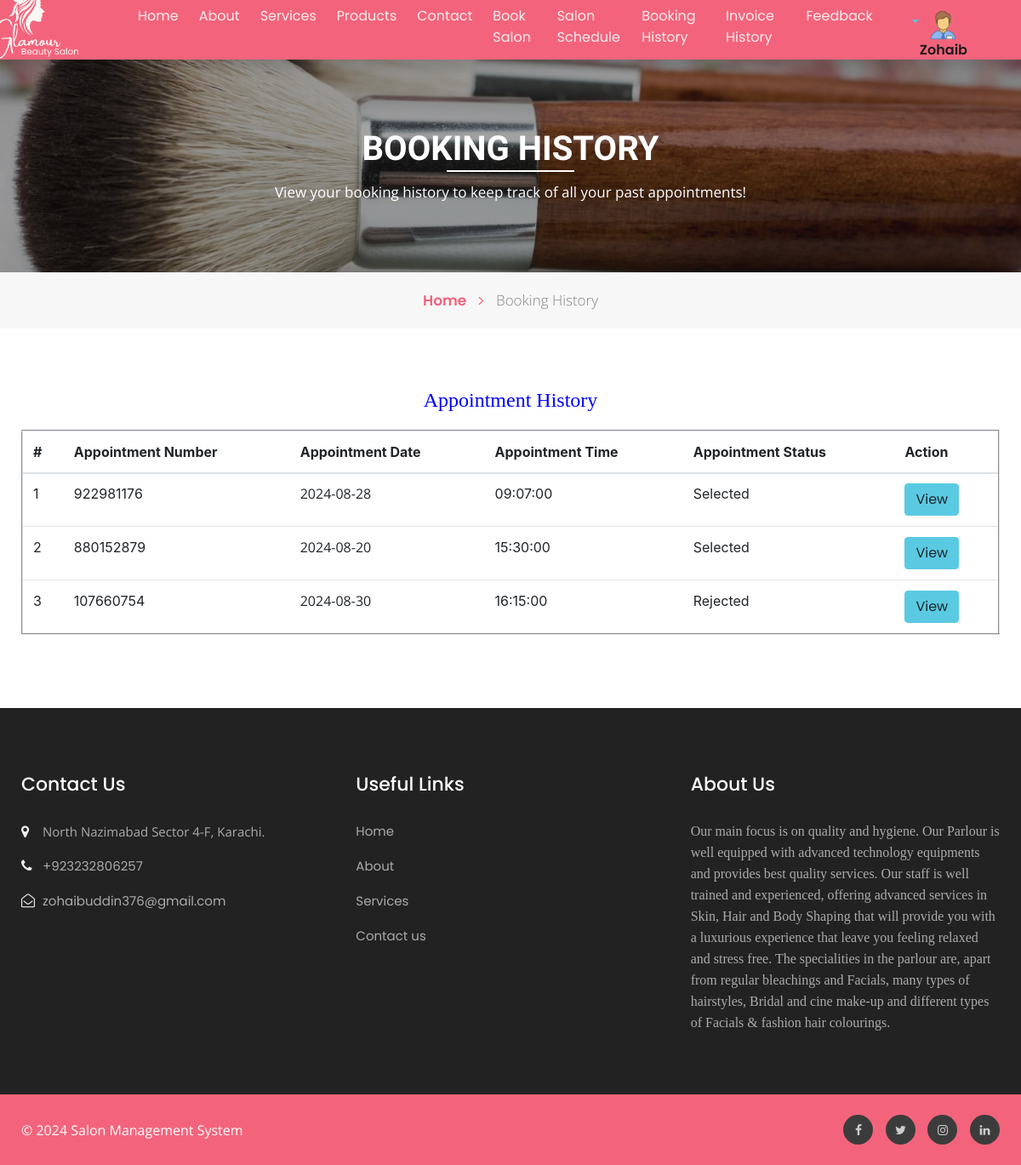
The page /bpms/booking-history.php (signed in) on the database its author committed.
### tables this page shows
CREATE TABLE `tbluser` (
  `ID` int(10) NOT NULL,
  `FirstName` varchar(120) DEFAULT NULL,
  `LastName` varchar(250) DEFAULT NULL,
  `MobileNumber` bigint(10) DEFAULT NULL,
  `Email` varchar(120) DEFAULT NULL,
  `Password` varchar(120) DEFAULT NULL,
  `RegDate` timestamp NULL DEFAULT current_timestamp(),
  `balance` float DEFAULT 1500
);

CREATE TABLE `tblbook` (
  `ID` int(10) NOT NULL,
  `UserID` int(10) DEFAULT NULL,
  `AptNumber` int(10) DEFAULT NULL,
  `AptDate` date DEFAULT NULL,
  `AptTime` time DEFAULT NULL,
  `Message` mediumtext DEFAULT NULL,
  `BookingDate` timestamp NULL DEFAULT current_timestamp(),
  `Remark` varchar(250) DEFAULT NULL,
  `Status` varchar(250) DEFAULT NULL,
  `RemarkDate` timestamp NULL DEFAULT NULL ON UPDATE current_timestamp()
);

CREATE TABLE `tblpage` (
  `ID` int(10) NOT NULL,
  `PageType` varchar(200) DEFAULT NULL,
  `PageTitle` mediumtext DEFAULT NULL,
  `PageDescription` mediumtext DEFAULT NULL,
  `Email` varchar(200) DEFAULT NULL,
  `MobileNumber` bigint(10) DEFAULT NULL,
  `UpdationDate` date DEFAULT NULL,
  `Timing` varchar(200) NOT NULL
);

### bpms/booking-history.php (the view, shortened to what this page needs)
<?php
include('includes/dbconnection.php');
if (strlen($_SESSION['bpmsuid']==0)) {
  header('location:logout.php');
  } else{
  ?>
<!doctype html>
<html lang="en">
  <head>
    <?php require('includes/links.php') ?>
  </head>
  <body id="home">
<?php include_once('includes/header.php');?>
<section class="w3l-inner-banner-main">
    <div class="about-inner contact ">
        <div class="container">
            <div class="main-titles-head text-center">
            <h3 class="header-name ">
 Booking History
            </h3>
            <div class="h-line bg-white"></div>
            <p class="tiltle-para ">View your booking history to keep track of all your past appointments!</p>
        </div>
</div>
</div>
<div class="breadcrumbs-sub">
<div class="container">
<ul class="breadcrumbs-custom-path">
    <li class="right-side propClone"><a href="index.php" class="">Home <span class="fa fa-angle-right" aria-hidden="true"></span></a> <p></li>
    <li class="active ">
        Booking History</li>
</ul>
</div>
</div>
</section>
<section class="w3l-contact-info-main" id="contact">
    <div class="contact-sec	">
        <div class="container">
            <div>
                <div class="cont-details">
                   <div class="table-content table-responsive cart-table-content m-t-30">
                    <h4 style="padding-bottom: 20px;text-align: center;color: blue;">Appointment History</h4>
                        <table border="2" class="table">
                            <thead class="gray-bg" >
                                <tr>
                                    <th>#</th>
                                <th>Appointment Number</th>
                                <th>Appointment Date</th>
                                <th>Appointment Time</th>
                                <th>Appointment Status</th>
                                <th>Action</th>
                                </tr>
                            </thead>
                            <tbody>
                                <tr>
                                    <?php
                                   $userid= $_SESSION['bpmsuid'];
 $query=mysqli_query($con,"select tbluser.ID as uid, tbluser.FirstName,tbluser.LastName,tbluser.Email,tbluser.MobileNumber,tblbook.ID as bid,tblbook.AptNumber,tblbook.AptDate,tblbook.AptTime,tblbook.Message,tblbook.BookingDate,tblbook.Status from tblbook join tbluser on tbluser.ID=tblbook.UserID where tbluser.ID='$userid'");
$cnt=1;
              while($row=mysqli_fetch_array($query))
              { ?>
               <tr>
    <td><?php echo $cnt;?></td>
<td><?php echo $row['AptNumber'];?></td>
<td><p> <?php echo $row['AptDate']?> </p></td>
<td><?php echo $row['AptTime']?></td>
<td><?php $status=$row['Status'];
if($status==''){
 echo "Waiting for confirmation";
} else{
echo $status;
}
?>  </td>
<td><a href="appointment-detail.php?aptnumber=<?php echo $row['AptNumber'];?>" class="btn btn-primary">View</a></td>
</tr><?php $cnt=$cnt+1; } ?>
                            </tbody>
                        </table>
                    </div> </div>
    </div>
    </div></div>
</section>
<?php include_once('includes/footer.php');?>
</body>
</html><?php } ?>

### bpms/includes/links.php (shortened to what this page needs)
<link href="https://cdn.jsdelivr.net/npm/bootstrap@5.1.3/dist/css/bootstrap.min.css" rel="stylesheet">
<link rel="stylesheet" href="https://cdn.jsdelivr.net/npm/bootstrap-icons@1.11.3/font/bootstrap-icons.min.css">
<link rel="stylesheet" href="assets/css/style-starter.css">

### bpms/includes/header.php (shortened to what this page needs)
<section class=" w3l-header-4  sticky-top shadow">
    <header class="absolute-top ">
        <div class="container">
        <nav class="navbar navbar-expand-lg navbar-light">
      <a class="navbar-brand" href="index.php">
       <img src="assets/images/logo.png" alt="logo">
      </a>
            <div class="collapse navbar-collapse" id="navbarNav">
                <ul class="navbar-nav mx-auto">
                    <li class="nav-item">
                        <a class="nav-link" href="index.php">Home <span class="sr-only">(current)</span></a>
                    </li>
                    <li class="nav-item">
                        <a class="nav-link" href="about.php">About</a>
                    </li>
                    <li class="nav-item">
                        <a class="nav-link" href="services.php">Services</a>
                    </li>
                    <li class="nav-item">
                        <a class="nav-link" href="products.php">Products</a>
                    </li>
                    <li class="nav-item">
                        <a class="nav-link" href="contact.php">Contact</a>
                    </li>
                    <?php if (strlen($_SESSION['bpmsuid']>0)) {?>
                    <li class="nav-item">
                        <a class="nav-link" href="book-appointment.php">Book Salon</a>
                    </li>
                    <li class="nav-item">
                        <a class="nav-link" href="salon-schedule.php">Salon Schedule</a>
                    </li>
                    <li class="nav-item">
                        <a class="nav-link" href="booking-history.php">Booking History</a>
                    </li>
                    <li class="nav-item">
                        <a class="nav-link" href="invoice-history.php">Invoice History</a>
                    </li>
                    <li class="nav-item">
                        <a class="nav-link" href="feedback.php">Feedback</a>
                    </li>
               <div class="header-right" style="margin-bottom: -20px;">
                <div class="profile_details">
        <?php
$adid=$_SESSION['bpmsuid'];
$ret=mysqli_query($con,"select FirstName from tbluser where ID='$adid'");
$row=mysqli_fetch_array($ret);
$name=$row['FirstName'];
?>
          <ul>
            <li class="dropdown profile_details_drop" >
              <a href="#" class="dropdown-toggle" data-toggle="dropdown" aria-expanded="false">
                <div class="profile_img">
                  <span class="prfil-img" style="margin-left: 20px;"><img src="assets/images/user.png" alt="" width="40" height="35"> </span>
                  <div class="user-name">
                    <p style="margin-right: -10px;"><?php echo $name; ?></p>
                  </div>
                </div>
              </a>
            </li>
          </ul>
        </div>
        </div>
                  <?php }?>
                </ul>
            </div>
        </div>
      </header>
</section>

### bpms/includes/footer.php (shortened to what this page needs)
<section class="w3l-footer-29-main">
    <div class="footer-29 py-5">
      <div class="container py-lg-4">
        <div class="row footer-top-29">
          <div class="col-lg-4 col-md-6 col-sm-8 footer-list-29 footer-1">
            <h6 class="footer-title-29">Contact Us</h6>
            <ul>
              <?php
$ret=mysqli_query($con,"select * from tblpage where PageType='contactus' ");
while ($row=mysqli_fetch_array($ret)) {
?>
              <li>
                <span class="fa fa-map-marker"></span> <p><?php  echo $row['PageDescription'];?>.</p>
              </li>
              <li><span class="fa fa-phone"></span><a href="tel:+92 3232806257"> +<?php  echo $row['MobileNumber'];?></a></li>
              <li><span class="fa fa-envelope-open-o"></span><a href="mailto:zohaibuddin376@gmail.com" class="mail">
                  <?php  echo $row['Email'];?></a></li><?php } ?>
            </ul>
          </div>
          <div class="col-lg-4 col-md-6 col-sm-4 footer-list-29 footer-2 ">
            <ul>
              <h6 class="footer-title-29">Useful Links</h6>
              <li><a href="index.php">Home</a></li>
              <li><a href="about.php">About</a></li>
              <li><a href="services.php"> Services</a></li>
              <li><a href="contact.php">Contact us</a></li>
            </ul>
          </div>
          <div class="col-lg-4 col-md-6 col-sm-7 footer-list-29 footer-4">
            <?php
$ret=mysqli_query($con,"select * from tblpage where PageType='aboutus' ");
while ($row=mysqli_fetch_array($ret)) {
?>
            <h6 class="footer-title-29"><?php  echo $row['PageTitle'];?> </h6>
            <p><?php  echo $row['PageDescription'];?></p><?php } ?>
          </div>
        </div>
      </div>
    </div>
  </section>
  <section class="w3l-footer-29-main w3l-copyright">
    <div class="container">
      <div class="row bottom-copies">
        <p class="col-lg-8 copy-footer-29">© 2024  Salon Management System </p>
        <div class="col-lg-4 main-social-footer-29">
          <a href="https://www.facebook.com" target="_blank" class="facebook"><span class="fa fa-facebook"></span></a>
          <a href="https://www.twitter.com" target="_blank" class="twitter"><span class="fa fa-twitter"></span></a>
          <a href="https://www.instagram.com" target="_blank" class="instagram"><span class="fa fa-instagram"></span></a>
          <a href="https://www.linkedin.com" target="_blank" class="linkedin"><span class="fa fa-linkedin"></span></a>
        </div>
      </div>
    </div>
  </section>

### rows shown on the page
tbluser: FirstName "Zohaib"
tblbook: AptNumber "922981176", AptDate "2024-08-28", AptTime "09:07:00", Status "Selected"
tblbook: AptNumber "880152879", AptDate "2024-08-20", AptTime "15:30:00", Status "Selected"
tblbook: AptNumber "107660754", AptDate "2024-08-30", AptTime "16:15:00", Status "Rejected"
tblpage: PageDescription "North Nazimabad Sector 4-F, Karachi", MobileNumber "923232806257", Email "zohaibuddin376@gmail.com"
tblpage: PageTitle "About Us", PageDescription "Our main focus is on quality and hygiene. Our Parlour is well equipped with advanced technology equipments and provides best quality services. Our staff is well trained and experienced, offering advanced services in Skin, Hair and Body Shaping that will provide you with a luxurious experience that leave you feeling relaxed and stress free. The specialities in the parlour are, apart from regular bleachings and Facials, many types of hairstyles, Bridal and cine make-up and different types of Facials & fashion hair colourings."
